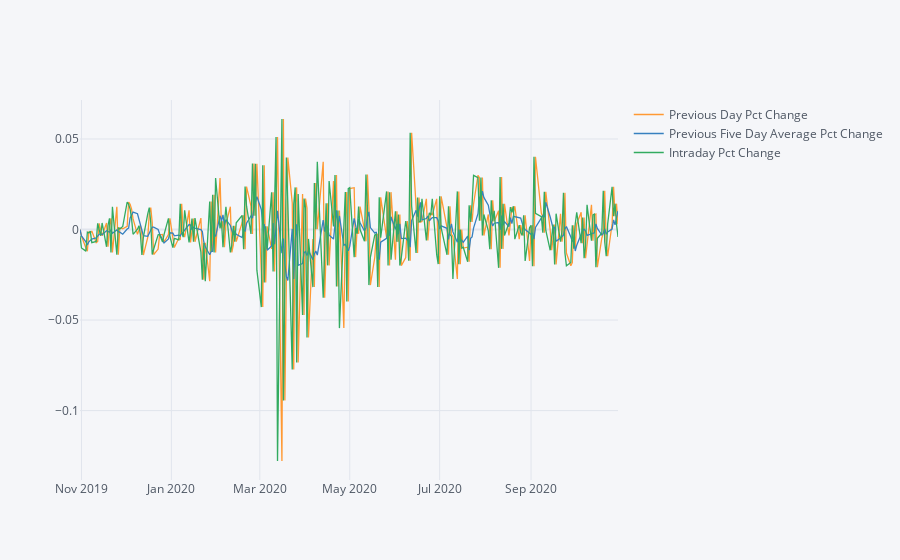
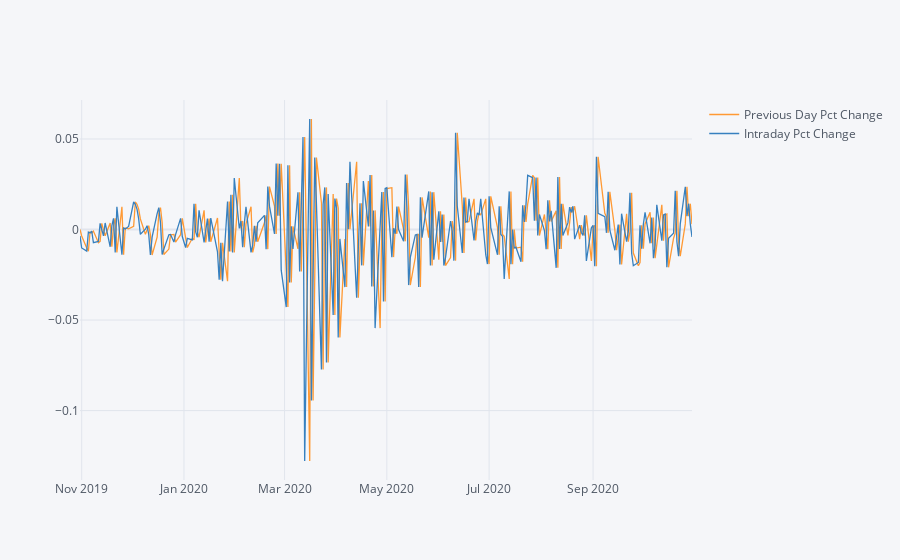
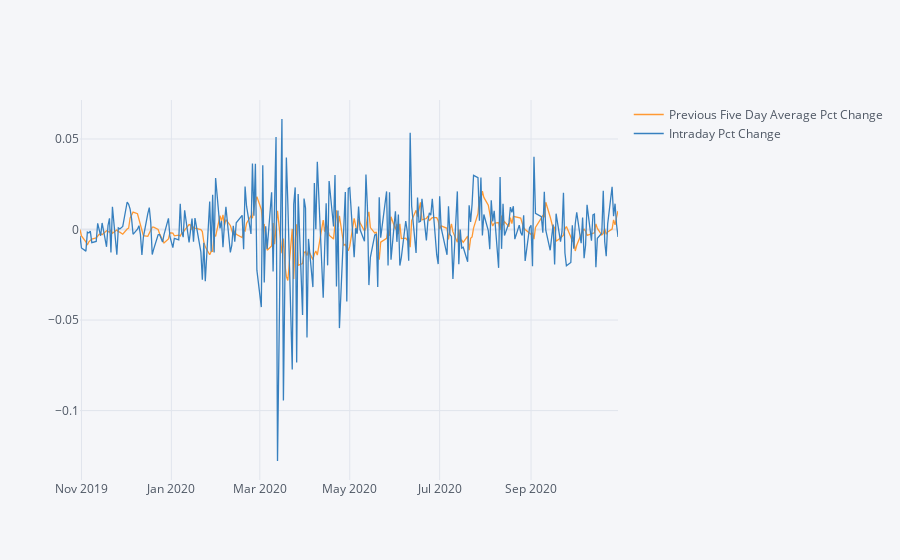

These figures' notebook cell, in order:
### Markdown cell above
<h3>Viewing the Data<h3>

### Code cell
def plotResults(data_set, plot_values):
    plyo.iplot(data_set[plot_values].iplot(asFigure=True))
    plt.show()
    
plot_values = ["Previous Day Pct Change", "Previous Five Day Average Pct Change", "Intraday Pct Change"]
plotResults(selected_history["INTC"], plot_values)

plot_values = ["Previous Day Pct Change", "Intraday Pct Change"]
plotResults(selected_history["INTC"], plot_values)

plot_values = ["Previous Five Day Average Pct Change", "Intraday Pct Change"]
plotResults(selected_history["INTC"], plot_values)

### Figure 1 — Plotly figure (JSON) as saved in the notebook; plotly's stock layout.template omitted (floating-point values rounded to 4 significant figures; data arrays with more than 128 entries replaced by an {"elided": "..."} marker saying what was removed)
{"data": [{"line": {"color": "rgba(255, 153, 51, 1.0)", "dash": "solid", "shape": "linear", "width": 1.3}, "mode": "lines", "name": "Previous Day Pct Change", "text": "", "type": "scatter", "x": {"elided": "253 str values"}, "y": {"elided": "253 float values"}}, {"line": {"color": "rgba(55, 128, 191, 1.0)", "dash": "solid", "shape": "linear", "width": 1.3}, "mode": "lines", "name": "Previous Five Day Average Pct Change", "text": "", "type": "scatter", "x": {"elided": "253 str values"}, "y": {"elided": "253 float values"}}, {"line": {"color": "rgba(50, 171, 96, 1.0)", "dash": "solid", "shape": "linear", "width": 1.3}, "mode": "lines", "name": "Intraday Pct Change", "text": "", "type": "scatter", "x": {"elided": "253 str values"}, "y": {"elided": "253 float values"}}], "layout": {"legend": {"bgcolor": "#F5F6F9", "font": {"color": "#4D5663"}}, "paper_bgcolor": "#F5F6F9", "plot_bgcolor": "#F5F6F9", "title": {"font": {"color": "#4D5663"}}, "xaxis": {"gridcolor": "#E1E5ED", "showgrid": true, "tickfont": {"color": "#4D5663"}, "title": {"font": {"color": "#4D5663"}, "text": ""}, "zerolinecolor": "#E1E5ED"}, "yaxis": {"gridcolor": "#E1E5ED", "showgrid": true, "tickfont": {"color": "#4D5663"}, "title": {"font": {"color": "#4D5663"}, "text": ""}, "zerolinecolor": "#E1E5ED"}}}

### Figure 2 — Plotly figure (JSON) as saved in the notebook; plotly's stock layout.template omitted (floating-point values rounded to 4 significant figures; data arrays with more than 128 entries replaced by an {"elided": "..."} marker saying what was removed)
{"data": [{"line": {"color": "rgba(255, 153, 51, 1.0)", "dash": "solid", "shape": "linear", "width": 1.3}, "mode": "lines", "name": "Previous Day Pct Change", "text": "", "type": "scatter", "x": {"elided": "253 str values"}, "y": {"elided": "253 float values"}}, {"line": {"color": "rgba(55, 128, 191, 1.0)", "dash": "solid", "shape": "linear", "width": 1.3}, "mode": "lines", "name": "Intraday Pct Change", "text": "", "type": "scatter", "x": {"elided": "253 str values"}, "y": {"elided": "253 float values"}}], "layout": {"legend": {"bgcolor": "#F5F6F9", "font": {"color": "#4D5663"}}, "paper_bgcolor": "#F5F6F9", "plot_bgcolor": "#F5F6F9", "title": {"font": {"color": "#4D5663"}}, "xaxis": {"gridcolor": "#E1E5ED", "showgrid": true, "tickfont": {"color": "#4D5663"}, "title": {"font": {"color": "#4D5663"}, "text": ""}, "zerolinecolor": "#E1E5ED"}, "yaxis": {"gridcolor": "#E1E5ED", "showgrid": true, "tickfont": {"color": "#4D5663"}, "title": {"font": {"color": "#4D5663"}, "text": ""}, "zerolinecolor": "#E1E5ED"}}}

### Figure 3 — Plotly figure (JSON) as saved in the notebook; plotly's stock layout.template omitted (floating-point values rounded to 4 significant figures; data arrays with more than 128 entries replaced by an {"elided": "..."} marker saying what was removed)
{"data": [{"line": {"color": "rgba(255, 153, 51, 1.0)", "dash": "solid", "shape": "linear", "width": 1.3}, "mode": "lines", "name": "Previous Five Day Average Pct Change", "text": "", "type": "scatter", "x": {"elided": "253 str values"}, "y": {"elided": "253 float values"}}, {"line": {"color": "rgba(55, 128, 191, 1.0)", "dash": "solid", "shape": "linear", "width": 1.3}, "mode": "lines", "name": "Intraday Pct Change", "text": "", "type": "scatter", "x": {"elided": "253 str values"}, "y": {"elided": "253 float values"}}], "layout": {"legend": {"bgcolor": "#F5F6F9", "font": {"color": "#4D5663"}}, "paper_bgcolor": "#F5F6F9", "plot_bgcolor": "#F5F6F9", "title": {"font": {"color": "#4D5663"}}, "xaxis": {"gridcolor": "#E1E5ED", "showgrid": true, "tickfont": {"color": "#4D5663"}, "title": {"font": {"color": "#4D5663"}, "text": ""}, "zerolinecolor": "#E1E5ED"}, "yaxis": {"gridcolor": "#E1E5ED", "showgrid": true, "tickfont": {"color": "#4D5663"}, "title": {"font": {"color": "#4D5663"}, "text": ""}, "zerolinecolor": "#E1E5ED"}}}
